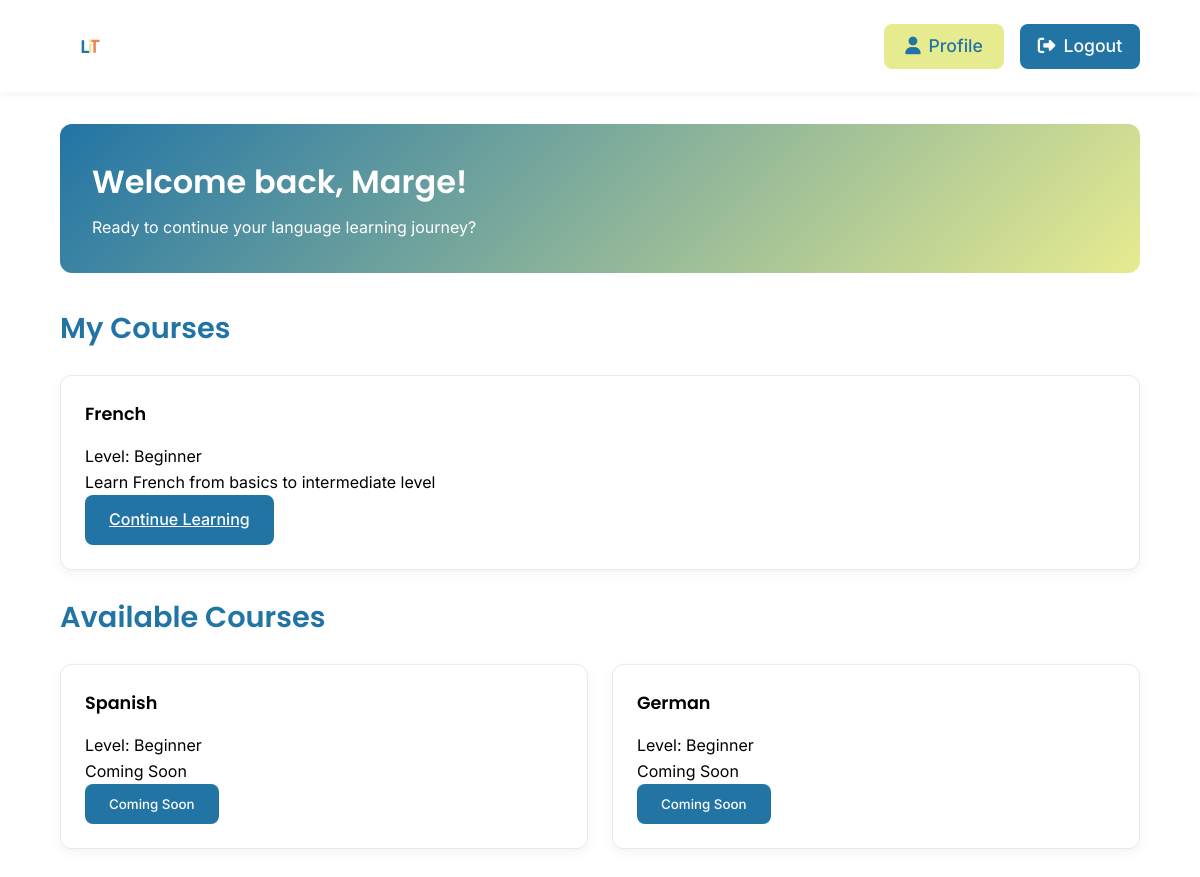
The page /view/dashboard.php (signed in) on the database its author committed.
### tables this page shows
CREATE TABLE `user_enrollments` (
  `enrollmentId` int(11) NOT NULL,
  `userId` int(11) NOT NULL,
  `languageId` int(11) NOT NULL,
  `status` enum('active','completed','dropped') NOT NULL DEFAULT 'active',
  `enrollmentDate` timestamp NOT NULL DEFAULT current_timestamp()
);

CREATE TABLE `languages` (
  `languageId` int(11) NOT NULL,
  `languageName` varchar(50) NOT NULL,
  `level` enum('Beginner','Intermediate','Advanced') NOT NULL,
  `description` text DEFAULT NULL,
  `active` tinyint(1) DEFAULT 1
);

### view/dashboard.php (the view, shortened to what this page needs)
<?php
require_once '../config/db_connect.php';
$userName = $_SESSION['user_name'] ?? 'User';
$stmt = $pdo->prepare("
    SELECT l.*, ue.status, ue.enrollmentDate
    FROM languages l
    LEFT JOIN user_enrollments ue ON l.languageId = ue.languageId AND ue.userId = ?
    WHERE ue.status = 'active'
");
$stmt->execute([$_SESSION['user_id']]);
$currentCourses = $stmt->fetchAll();
$stmt = $pdo->prepare("
    SELECT *
    FROM languages
    WHERE languageId NOT IN (
        SELECT languageId
        FROM user_enrollments
        WHERE userId = ? AND status = 'active'
    )
");
$stmt->execute([$_SESSION['user_id']]);
$availableCourses = $stmt->fetchAll();
?>
<!DOCTYPE html>
<html lang="en">
<head>
    <link rel="stylesheet" href="https://cdnjs.cloudflare.com/ajax/libs/font-awesome/6.5.1/css/all.min.css">
    <link rel="stylesheet" href="../assets/css/styles.css">
    <link rel="stylesheet" href="../assets/css/dashboard.css">
</head>
<body>
    <header class="dashboard-header">
        <div class="nav-logo">
            <img src="../assets/images/logo.svg" alt="Language Learning Platform Logo" class="logo-image">
        </div>
        <div class="header-actions">
            <div class="auth-buttons">
                <a href="profile.php" class="btn-secondary">
                    <i class="fas fa-user"></i> Profile
                </a>
                <a href="../actions/logout.php" class="btn-primary">
                    <i class="fas fa-sign-out-alt"></i> Logout
                </a>
            </div>
        </div>
    </header>
    <main class="dashboard-content">
        <section class="welcome-card">
            <h1>Welcome back, <?php echo htmlspecialchars($userName); ?>!</h1>
            <p>Ready to continue your language learning journey?</p>
        </section>
        <section class="current-courses">
            <h2>My Courses</h2>
            <div class="courses-grid">
                <?php if (empty($currentCourses)): ?>
                    <p>You haven't enrolled in any courses yet.</p>
                <?php else: ?>
                    <?php foreach ($currentCourses as $course): ?>
                        <div class="course-card">
                            <h3><?php echo htmlspecialchars($course['languageName']); ?></h3>
                            <p>Level: <?php echo htmlspecialchars($course['level']); ?></p>
                            <p><?php echo htmlspecialchars($course['description']); ?></p>
                            <a href="course_page.php?languageId=<?php echo $course['languageId']; ?>" class="btn btn-primary">
                                Continue Learning
                            </a>
                        </div>
                    <?php endforeach; ?>
                <?php endif; ?>
            </div>
        </section>
        <section class="available-courses">
            <h2>Available Courses</h2>
            <div class="courses-grid">
                <?php if (empty($availableCourses)): ?>
                    <p>No more courses available at the moment.</p>
                <?php else: ?>
                    <?php foreach ($availableCourses as $course): ?>
                        <div class="course-card">
                            <h3><?php echo htmlspecialchars($course['languageName']); ?></h3>
                            <p>Level: <?php echo htmlspecialchars($course['level']); ?></p>
                            <p><?php echo htmlspecialchars($course['description']); ?></p>
                            <form action="../actions/enroll_course.php" method="POST" class="enrollment-form">
                                <button type="submit" class="btn btn-primary" <?php echo $course['languageName'] !== 'French' ? 'disabled' : ''; ?>>
                                    <?php echo $course['languageName'] === 'French' ? 'Start Learning' : 'Coming Soon'; ?>
                                </button>
                            </form>
                        </div>
                    <?php endforeach; ?>
                <?php endif; ?>
            </div>
        </section>
    </main>
</body>
</html>

### assets/css/styles.css (style rules this page uses)
:root { --ucla-blue: #2274A5; --mindaro: #E7EB90; --coral: #EF8354; --white: #FFFFFF; --black: #000000; --gray-light: #F5F5F5; --gray: #666666; --font-heading: 'Poppins', sans-serif; --font-body: 'Inter', sans-serif; }
* { margin: 0; padding: 0; box-sizing: border-box; }
body { font-family: var(--font-body); line-height: 1.6; color: var(--black); }
h1, h2, h3, h4, h5, h6 { font-family: var(--font-heading); font-weight: 600; }
.btn { padding: 12px 24px; border: none; border-radius: 8px; cursor: pointer; font-weight: 500; font-family: var(--font-body); transition: all 0.3s ease; display: inline-flex; align-items: center; gap: 8px; }
.btn-primary { background-color: var(--ucla-blue); color: var(--white); }
.btn-secondary { background-color: var(--mindaro); color: var(--ucla-blue); }
.nav-logo { display: flex; align-items: center; }
.logo-image { height: 60px; width: auto; margin-right: 1rem; }
.auth-buttons { display: flex; gap: 1rem; align-items: center; }
.auth-buttons a { display: flex; align-items: center; justify-content: center; padding: 0.8rem 1.5rem; width: 120px; height: 45px; font-size: 1.1rem; font-weight: 500; border-radius: 8px; text-decoration: none; transition: all 0.3s ease; border: none; cursor: pointer; box-sizing: border-box; }
.auth-buttons i { margin-right: 0.5rem; font-size: 1.1rem; }

### assets/css/dashboard.css (style rules this page uses)
.dashboard-header { display: flex; justify-content: space-between; align-items: center; padding: 1rem 5%; background-color: var(--white); box-shadow: 0 2px 10px rgba(0,0,0,0.05); }
.courses-grid { display: grid; grid-template-columns: repeat(auto-fit, minmax(300px, 1fr)); gap: 1.5rem; }
.course-card { padding: 1.5rem; border-radius: 12px; border: 1px solid rgba(0,0,0,0.08); transition: all 0.2s ease; }
.course-card h3 { font-size: 1.1rem; margin-bottom: 1rem; color: var(--black); }
.dashboard-content { max-width: 1200px; margin: 2rem auto; padding: 0 5%; }
.welcome-card { background: linear-gradient(135deg, var(--ucla-blue), var(--mindaro)); padding: 2rem; border-radius: 12px; margin-bottom: 2rem; color: var(--white); }
.welcome-card h1 { margin-bottom: 0.5rem; font-size: 2rem; }
.course-card { background-color: var(--white); border-radius: 12px; padding: 1.5rem; box-shadow: 0 4px 12px rgba(0,0,0,0.05); margin-bottom: 1.5rem; transition: transform 0.3s ease; }
section h2 { color: var(--ucla-blue); margin-bottom: 1.5rem; font-size: 1.8rem; }

### rows shown on the page
user_enrollments: languageId.languageName "French", languageId.level "Beginner", languageId.description "Learn French from basics to intermediate level"
languages: languageName "Spanish", level "Beginner", description "Coming Soon"
languages: languageName "German", level "Beginner", description "Coming Soon"

### other values the page prints
$userName "Marge"
